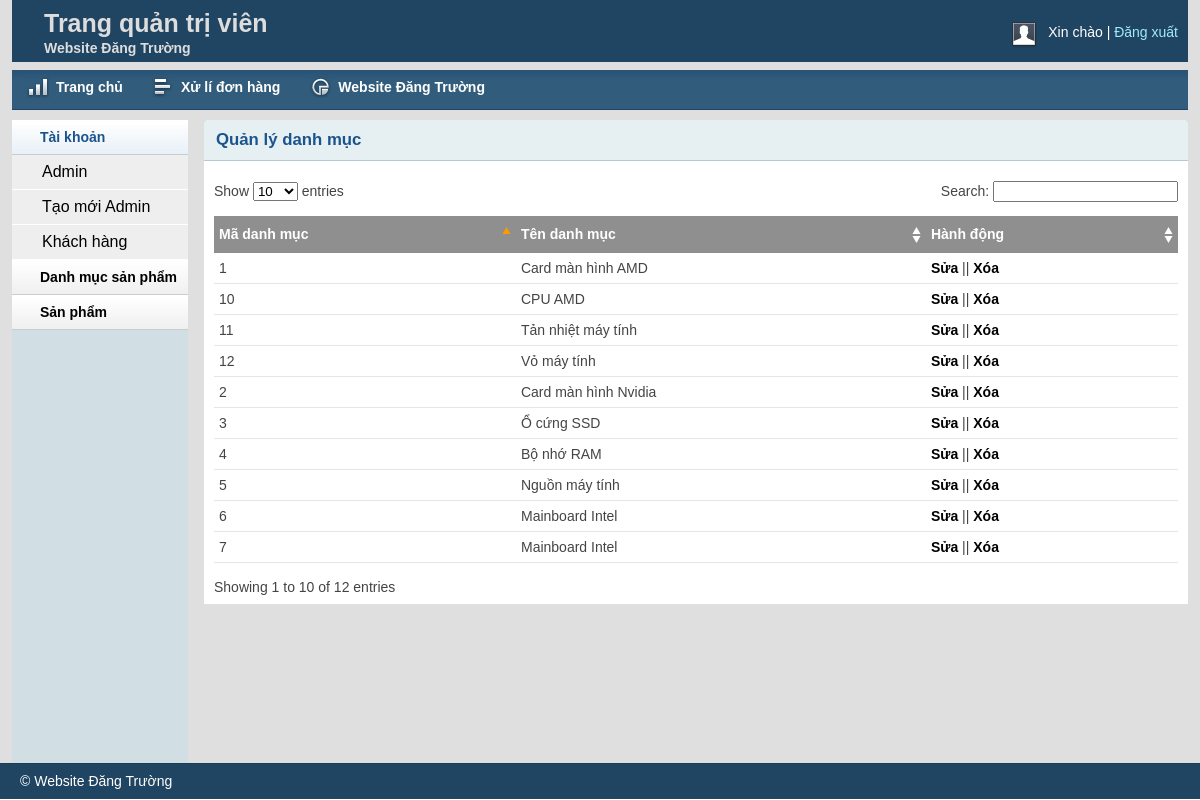
Page /Computers/admin/catlist.php on the earlier database version.
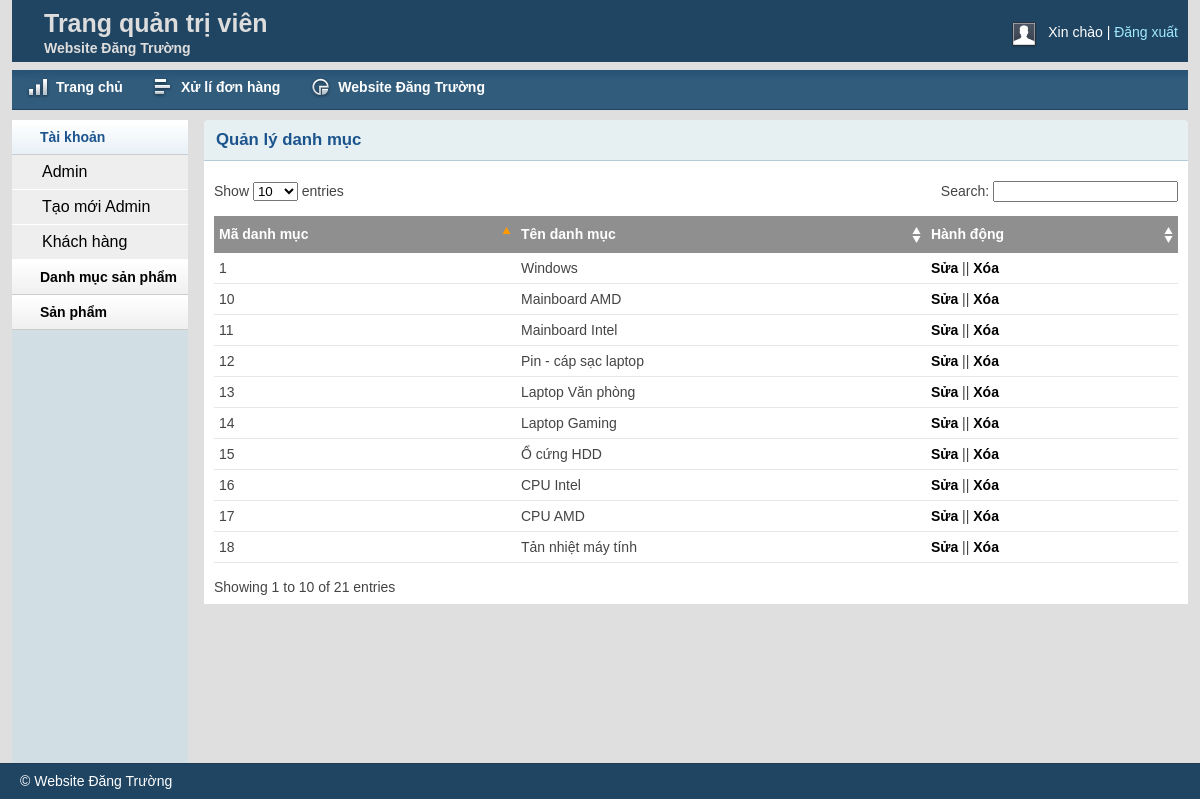
Same page on the later database version.
### tables this page shows
create table tblProductCategory
(
	CategoryID char(5) primary key,
	CategoryName varchar(255) not null
);

### Computers/lib/Database.php (called while the page is built, shortened)
<?php
class Database
{
    public $host   = DB_HOST;
    public $user   = DB_USER;
    public $pass   = DB_PASS;
    public $dbname = DB_NAME;
    public $link;
    private function connectDB()
    {
        $this->link = new mysqli(
            $this->host,
            $this->user,
            $this->pass,
            $this->dbname
        );
    }
    public function select($query)
    {
        $result = $this->link->query($query) or
        die($this->link->error . __LINE__);
        if ($result->num_rows > 0) {
            return $result;
        } else {
            return false;
        }
    }
}

### Computers/classes/Category.php (called while the page is built, shortened)
<?php
$filepath = realpath(dirname(__FILE__));
include_once($filepath.'/../lib/Database.php');
 ?>
<?php
class Category
{
    private $database;
    public function __construct()
    {
        $this->database = new Database();
    }
    public function getAllCat()
    {
        $query = "SELECT * FROM tblProductCategory ORDER BY CategoryID DESC";
        $result = $this->database->select($query);
        return $result;
    }
}

### Computers/admin/catlist.php (the view, shortened to what this page needs)
<?php include 'inc/header.php';?>
<?php include 'inc/sidebar.php';?>
<?php include '../classes/Category.php'; ?>
<?php
$cat = new Category();
 ?>
        <div class="grid_10">
            <div class="box round first grid">
                <h2>Quản lý danh mục</h2>
                <div class="block">
                    <table class="data display datatable" id="example">
					<thead>
						<tr>
							<th>Mã danh mục</th>
							<th>Tên danh mục</th>
							<th>Hành động</th>
						</tr>
					</thead>
					<tbody>
						<?php
                        $getCat = $cat->getAllCat();
                        if ($getCat) {
                            $i=0;
                            while ($result = $getCat->fetch_assoc()) {
                                $i++; ?>
						<tr class="odd gradeX">
							<td><?php echo $i; ?></td>
							<td><?php echo $result['CategoryName']; ?></td>
							<td><a href="catedit.php?CategoryID=<?php echo $result['CategoryID']; ?>">Sửa</a> || <a onclick="return confirm('Are you sure to delete this?')" href="?delcat=<?php echo $result['CategoryID']; ?>">Xóa</a></td>
						</tr>
						<?php
                            }
                        } ?>
					</tbody>
				</table>
               </div>
            </div>
        </div>
<?php include 'inc/footer.php';?>

Differences in the rows shown:
no longer on this page (row unchanged): tblproductcategory: CategoryName "Card màn hình AMD"
no longer on this page (row unchanged): tblproductcategory: CategoryName "Card màn hình Nvidia"
no longer on this page (row unchanged): tblproductcategory: CategoryName "Ổ cứng SSD"
no longer on this page (row unchanged): tblproductcategory: CategoryName "Bộ nhớ RAM"
no longer on this page (row unchanged): tblproductcategory: CategoryName "Nguồn máy tính"
no longer on this page (row unchanged): tblproductcategory: CategoryName "Vỏ máy tính"
added tblproductcategory: CategoryName "Windows"
changed tblproductcategory: CategoryName "Mainboard Intel" → "Mainboard AMD"
added tblproductcategory: CategoryName "Pin - cáp sạc laptop"
added tblproductcategory: CategoryName "Laptop Văn phòng"
added tblproductcategory: CategoryName "Laptop Gaming"
now on this page (row unchanged): tblproductcategory: CategoryName "Ổ cứng HDD"
now on this page (row unchanged): tblproductcategory: CategoryName "CPU Intel"
Other differences:
text written by a page script: "Show entries Search: Showing 1 to 10 of 12 entries" → "Show entries Search: Showing 1 to 10 of 21 entries"
